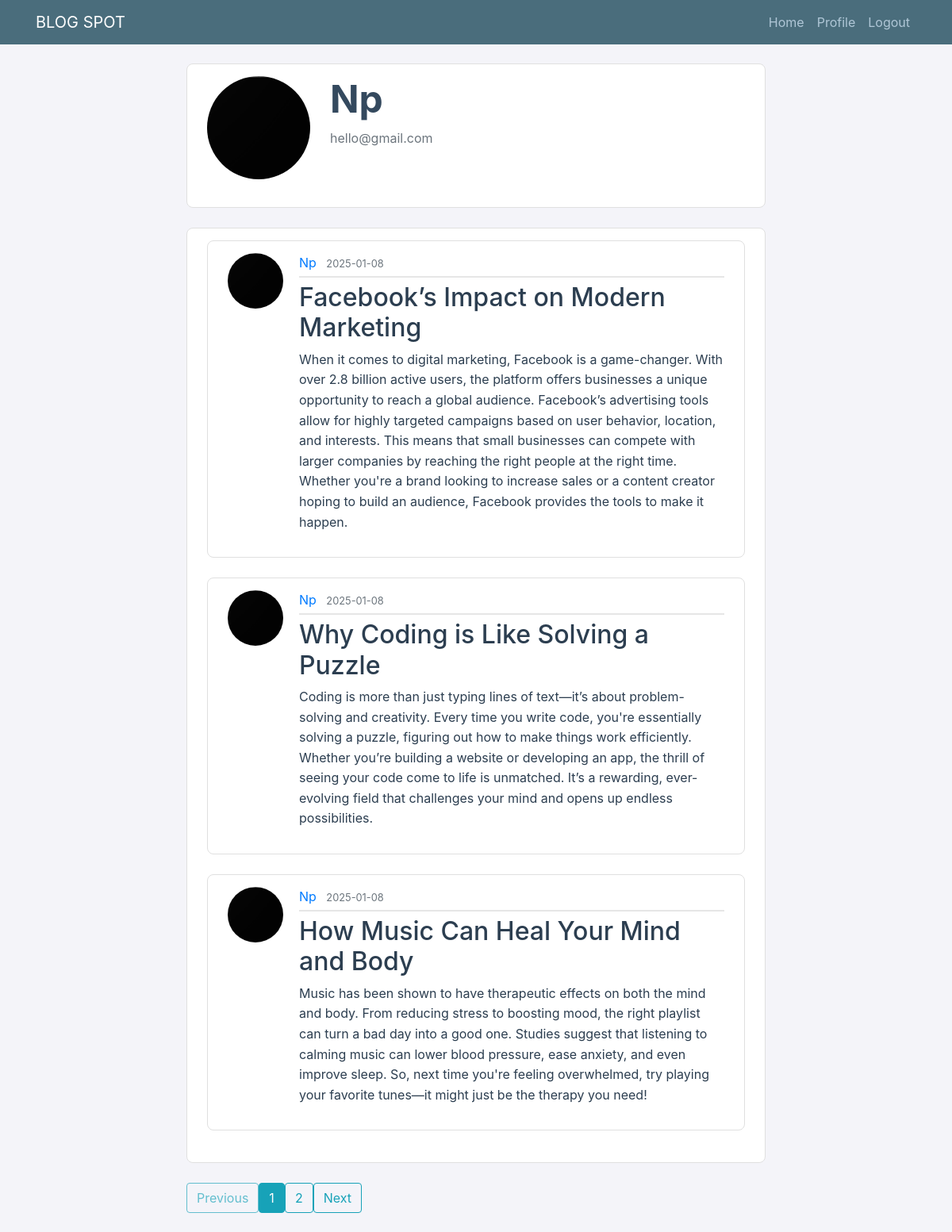
The page /account/Np (signed in) on the database its author committed.
### blogweb/models.py (models this page shows, shortened)
class User(db.Model,UserMixin):
    id = db.Column(db.Integer,primary_key=True)
    username = db.Column(db.String(20) , unique=True , nullable = False)
    email = db.Column(db.String(120) , unique=True , nullable = False)
    profile = db.Column(db.String(20),nullable=False,default='default.jpg')
    password = db.Column(db.String(60),nullable=False)
    posts = db.relationship('Post',backref='author',lazy=True)

class Post(db.Model):
    id = db.Column(db.Integer,primary_key=True)
    title=db.Column(db.String(100) ,nullable=False)
    date_posted = db.Column(db.DateTime,nullable=False,default=datetime.utcnow)
    content = db.Column(db.Text,nullable=False)
    user_id = db.Column(db.Integer,db.ForeignKey('user.id'),nullable=False)

### blogweb/main/routes.py (the view, shortened to what this page needs)
@main.route("/account")
@main.route("/account/<username>")
@login_required
def account(username=None):
    profile = url_for('static', filename='profilefile/' + current_user.profile)
    if username:
        page = request.args.get('page', 1, type=int)
        user = User.query.filter_by(username=username).first_or_404()
        posts = Post.query.filter_by(author=user)\
            .order_by(Post.date_posted.desc())\
            .paginate(page=page, per_page=3)
        has_posts = len(posts.items) > 0
        return render_template('account.html', title=f"{user.username}'s Posts", profile=profile, posts=posts, user=user,has_posts=has_posts)

### blogweb/models.py (called while the page is built)
@login_manager.user_loader
def load_user(user_id):
    return User.query.get(int(user_id))

### blogweb/templates/account.html (shortened to what this page needs)
{% extends "layout.html" %}
{% block content %}
    <div class="content-section">
        <div class="media">
            <img class="rounded-circle account-img" src="{{ profile }}">
            <div class="media-body">
                <h2 class="account-heading">{{ user.username if user else current_user.username }}</h2>
                <p class="text-secondary">{{ user.email if user else current_user.email }}</p>
            </div>
        </div>
    </div>
    {% if has_posts %}
        <div class="content-section">
            {% for post in posts.items %}
                <article class="media content-section">
                <img class="rounded-circle article-img" src="{{url_for('static',filename='profilefile/' + post.author.profile)}}">
                <div class="media-body">
                    <div class="article-metadata">
                    <a class="mr-2" href="{{url_for('main.account', username=post.author.username)}} ">{{ post.author.username }}</a>
                    <small class="text-muted">{{ post.date_posted.strftime('%Y-%m-%d') }}</small>
                    </div>
                    <h2><a class="article-title" href="{{ url_for('posts.post',post_id = post.id)}}">{{ post.title }}</a></h2>
                    <p class="article-content">{{ post.content }}</p>
                </div>
                </article>
            {% endfor %}
        </div>
        <div class="pagination">
            {% if posts.has_prev %}
            <a class="btn btn-outline-info mb-4" href="{{ url_for('main.account', page=posts.prev_num) }}">Previous</a>
            {% else %}
            <a class="btn btn-outline-info mb-4 disabled" href="#">Previous</a>
            {% endif %}
            {% for page_num in posts.iter_pages() %}
            {% if page_num %}
                {% if posts.page == page_num %}
                <a class="btn btn-info mb-4" href="{{ url_for('main.account', page=page_num) }}">{{ page_num }}</a>
                {% else %}
                <a class="btn btn-outline-info mb-4" href="{{ url_for('main.account', page=page_num) }}">{{ page_num }}</a>
                {% endif %}
            {% else %}
                <span class="btn btn-outline-info mb-4 disabled">...</span>
            {% endif %}
            {% endfor %}
            {% if posts.has_next %}
            <a class="btn btn-outline-info mb-4" href="{{ url_for('main.account', page=posts.next_num) }}">Next</a>
            {% else %}
            <a class="btn btn-outline-info mb-4 disabled" href="#">Next</a>
            {% endif %}
        </div>
    {% endif %}
{% endblock content %}

### blogweb/static/main.css (style rules this page uses)
body { background: #f4f4f9; color: #2c3e50; margin-top: 5rem; }
h1, h2, h3, h4, h5, h6 { color: #34495e; }
.content-section { background: #ffffff; padding: 15px 25px; border: 1px solid #e0e0e0; border-radius: 8px; margin-bottom: 25px; }
.article-title { color: #2c3e50; }
.article-content { white-space: pre-line; line-height: 1.6; }
.article-img { height: 70px; width: 70px; margin-right: 20px; }
.article-metadata { padding-bottom: 5px; margin-bottom: 6px; border-bottom: 2px solid #e6e6e6; }
.account-img { height: 130px; width: 130px; margin-right: 25px; margin-bottom: 20px; }
.account-heading { font-size: 3rem; font-weight: 700; }

### rows shown on the page
User: username "Np", email "hello@gmail.com"
Post: profile (placeholder picture), author.username "Np", date_posted "2025-01-08", title "Facebook’s Impact on Modern Marketing", content "When it comes to digital marketing, Facebook is a game-changer. With over 2.8 billion active users, the platform offers businesses a unique opportunity to reach a global audience. Facebook’s advertising tools allow for highly targeted campaigns based on user behavior, location, and interests. This means that small businesses can compete with larger companies by reaching the right people at the right time. Whether you're a brand looking to increase sales or a content creator hoping to build an audience, Facebook provides the tools to make it happen."
Post: profile (placeholder picture), author.username "Np", date_posted "2025-01-08", title "Why Coding is Like Solving a Puzzle", content "Coding is more than just typing lines of text—it’s about problem-solving and creativity. Every time you write code, you're essentially solving a puzzle, figuring out how to make things work efficiently. Whether you’re building a website or developing an app, the thrill of seeing your code come to life is unmatched. It’s a rewarding, ever-evolving field that challenges your mind and opens up endless possibilities."
Post: profile (placeholder picture), author.username "Np", date_posted "2025-01-08", title "How Music Can Heal Your Mind and Body", content "Music has been shown to have therapeutic effects on both the mind and body. From reducing stress to boosting mood, the right playlist can turn a bad day into a good one. Studies suggest that listening to calming music can lower blood pressure, ease anxiety, and even improve sleep. So, next time you're feeling overwhelmed, try playing your favorite tunes—it might just be the therapy you need!"

### other values the page prints
{{ page_num }} "1"
{{ page_num }} "2"
